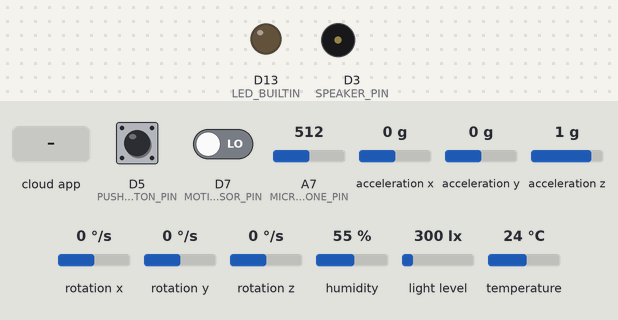
This sketch was run on a simulated Arduino Nano 33 IoT. On the bench: output pins drawn as LEDs (lit = HIGH), buzzer (waves = sounding). The test bench sets the inputs (shaded band); at power-on: D5 (PUSH_BUTTON_PIN) HIGH, D7 (MOTION_SENSOR_PIN) LOW, A7 (MICROPHONE_PIN) = 512, acceleration x 0 g, acceleration y 0 g, acceleration z 1 g, rotation x 0 °/s, rotation y 0 °/s, rotation z 0 °/s, humidity 55 %, light level 300 lx, temperature 24 °C. WiFi joins after 1.5 s; servers stay silent unless stated; what the sketch prints to the serial monitor is not drawn.

Above: at 12.7 s.
12.8 s: the phone or cloud app sets alarm to 1
At 17.9 s:
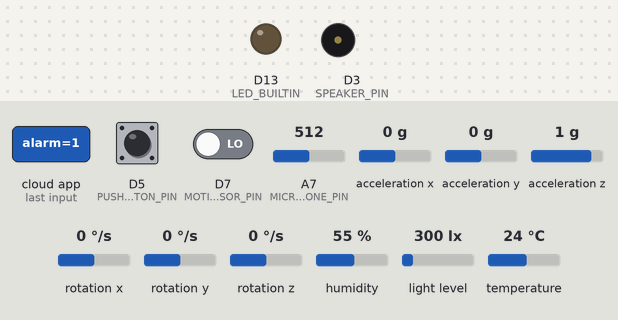
18.0 s: the phone or cloud app sets alarm to 0
At 18.9 s:
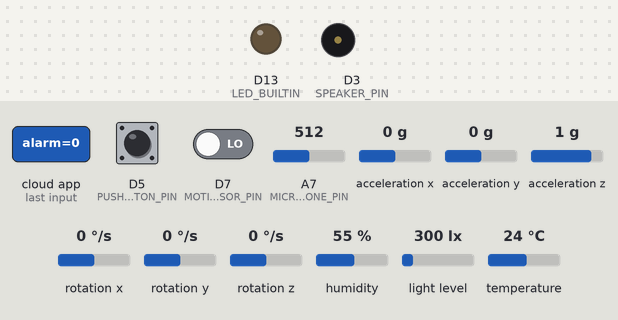
Timing chart, 0 to 21.0 s (numbered marks = the images above; inputs shaded):
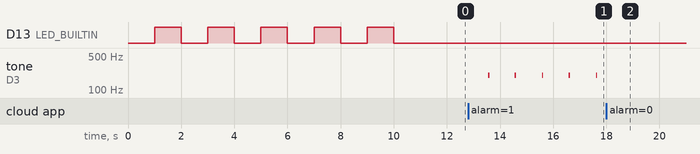

The sketch:

arduinoCloudConnection.ino
```cpp
#include <TaskScheduler.h>

#include "tasks.h"
#include "thingProperties.h"

#define PERIOD_TEMP_HUMID_SENSOR_MS   1000
#define PERIOD_ILLUMINANCE_SENSOR_MS  500
#define PERIOD_MOTION_SENSOR_MS       5000
#define PERIOD_MICROPHONE_MS          100
#define PERIOD_IMU_SENSOR_MS          100
#define PERIOD_PUSH_BUTTON_MS         500
#define PERIOD_LED_MS                 5000
#define PERIOD_SPEAKER_MS             5000

HWPlatform hwPlatform;
Scheduler scheduler;

Task taskTempHumidSensor(PERIOD_TEMP_HUMID_SENSOR_MS, TASK_FOREVER, &taskTempHumidSensorCallback, &scheduler, true);
Task taskIlluminanceSensor(PERIOD_ILLUMINANCE_SENSOR_MS, TASK_FOREVER, &taskIlluminanceSensorCallback, &scheduler, true);
Task taskMotionSensor(PERIOD_MOTION_SENSOR_MS, TASK_FOREVER, &taskMotionSensorCallback, &scheduler, true);
Task taskMicrophone(PERIOD_MICROPHONE_MS, TASK_FOREVER, &taskMicrophoneCallback, &scheduler, true);
Task taskIMUSensor(PERIOD_IMU_SENSOR_MS, TASK_FOREVER, &taskIMUSensorCallback, &scheduler, true);
Task taskPushButton(PERIOD_PUSH_BUTTON_MS, TASK_FOREVER, &taskPushButtonCallback, &scheduler, true);

void setup()
{
  // Initialize the Hardware Platform
  hwPlatform.begin();

  // Initialize the Arduino Cloud connection
  initProperties();

  ArduinoCloud.begin(ArduinoIoTPreferredConnection);

  setDebugMessageLevel(4);
  ArduinoCloud.printDebugInfo();

  while (!ArduinoCloud.connected())
  {
    ArduinoCloud.update();
    delay(500);
  }
}

void loop()
{
  // Update Arduino Cloud
  ArduinoCloud.update();

  // Execute the ready tasks
  scheduler.execute();

  // React to the changes of the IoT Cloud variables
  if (alarm)
  {
    hwPlatform.playTone(200, 50);
  }
  delay(1000);
}
```

arduino_secrets.h
```cpp
#define SECRET_SSID "Shreddielandia"
#define SECRET_PASS "#SvickovaIsTheBest2020"

//#define SECRET_SSID "Paczkarnia_2.4"
//#define SECRET_PASS "MisiuPaczek11"
```

hwPlatform.cpp
```cpp
/*
 * The definition of the HWPlatform class used for interfacing with the hardware components (i.e. sensors and actuators)
 */

#include "hwPlatform.h"

// Constructor with no arguments (initializes the needed sensor objects and sets the needed pins)
HWPlatform::HWPlatform():tempHumidSensor(TEMP_HUMID_SENSOR_PIN, TEMP_HUMID_SENSOR_TYPE), pushButton(PUSH_BUTTON_PIN)
{
  pinMode(LED_BUILTIN, OUTPUT);
  pinMode(MOTION_SENSOR_PIN, INPUT);
  pinMode(SPEAKER_PIN, OUTPUT);
}

// Start the modules which need to be started (e.g. serial communication, sensors)
int HWPlatform::begin()
{
  Serial.begin(9600);

  tempHumidSensor.begin();

  bool flagValidLightSensor = lightSensor.begin(BH1750_TO_GROUND);
  if (!flagValidLightSensor)
  {
    Serial.println("Light sensor failed to initialize");
  }
  lightSensor.calibrateTiming();

  Serial.println("Calibrating the motion sensor... ");
  for (int numSec = 0; numSec < MOTION_SENSOR_CALIBR_TIME_SEC; numSec++)
  {
    delay(1000);
    Serial.println(String(numSec + 1) + " sec. out of " + String(MOTION_SENSOR_CALIBR_TIME_SEC) + " sec. passed");
    this->toggleBuiltInLED();
  }
  Serial.println("Calibration of the motion sensor done!");

  bool flagValidIMU = IMU.begin();
  if (!flagValidIMU)
  {
    Serial.println("IMU sensor failed to initialize!");
  }

  return 0;
}

void HWPlatform::toggleBuiltInLED()
{
  digitalWrite(LED_BUILTIN, !digitalRead(LED_BUILTIN));
}

// Get the temperature in Celsius degrees
float HWPlatform::getTemperature()
{
  return tempHumidSensor.readTemperature();
}

// Get the humidity in %
float HWPlatform::getHumidity()
{
  return tempHumidSensor.readHumidity();
}

// Get the heat index in Celsius degrees
float HWPlatform::getHeatIndex()
{
  float temp = tempHumidSensor.readTemperature();
  float humid = tempHumidSensor.readHumidity();
  return tempHumidSensor.computeHeatIndex(temp, humid, false);
}

// Get the state of the push button (0 = state change from released to pressed, 1 = state change from pressed to release, 2 = otherwise)
unsigned char HWPlatform::getPushButtonStatus()
{
  if (pushButton.getSingleDebouncedPress())
  {
    return 0;
  }

  if (pushButton.getSingleDebouncedRelease())
  {
    return 1;
  }

  return 2;
}

// Get the illuminance in lux
float HWPlatform::getIlluminance()
{
  lightSensor.start();
  return lightSensor.getLux();
}

// Get the motion status (TRUE = motion detected, FALSE = no motion detected)
bool HWPlatform::getMotionStatus()
{
  return digitalRead(MOTION_SENSOR_PIN);
}

// Get the sound level (as returned by the ADC, containing the DC bias from the amplifier)
int HWPlatform::getSoundLevel()
{
  return analogRead(MICROPHONE_PIN);
}

// Play a tone on a specific frequency in Hertz and for a specific duration in milliseconds
void HWPlatform::playTone(unsigned int frequencyHz, unsigned long durationMs)
{
  tone(SPEAKER_PIN, frequencyHz, durationMs);
}

// Get the acceleration for each axis in G
void HWPlatform::getAcceleration(float& x, float& y, float& z)
{
  IMU.readAcceleration(x, y, z);
}

// Get the angular velocity for each axis in degrees/second
void HWPlatform::getAngularVelocity(float& x, float& y, float& z)
{
  IMU.readGyroscope(x, y, z);
}
```

hwPlatform.h
```cpp
/*
 * The declaration of the HWPlatform class used for interfacing with the hardware components (i.e. sensors and actuators)
 */

#ifndef HWPLATFORM_H
#define HWPLATFORM_H

// Libraries
#include <Arduino.h>

#include "DHT.h"
#include "Pushbutton.h"
#include "hp_BH1750.h"
#include "Arduino_LSM6DS3.h"

// Defines
#define TEMP_HUMID_SENSOR_PIN           8
#define MOTION_SENSOR_PIN               7
#define PUSH_BUTTON_PIN                 5
#define SPEAKER_PIN                     3
#define MICROPHONE_PIN                  A7

#define TEMP_HUMID_SENSOR_TYPE          DHT11
#define MOTION_SENSOR_CALIBR_TIME_SEC   10

// HWPlatform class declaration
class HWPlatform
{
  // Members
  private:
    DHT tempHumidSensor;
    Pushbutton pushButton;
    hp_BH1750 lightSensor;

  // Methods
  public:
    // Constructor with no arguments (initializes the needed sensor objects and sets the needed pins)
    HWPlatform();
    // Start the modules which need to be started (e.g. serial communication, sensors)
    int begin();
    // Toggle the built-in LED
    void toggleBuiltInLED();
    // Get the temperature in Celsius degrees
    float getTemperature();
    // Get the humidity in %
    float getHumidity();
    // Get the heat index in Celsius degrees
    float getHeatIndex();
    // Get the state of the push button (0 = state change from released to pressed, 1 = state change from pressed to release, 2 = otherwise)
    unsigned char getPushButtonStatus();
    // Get the illuminance in lux
    float getIlluminance();
    // Get the motion status (TRUE = motion detected, FALSE = no motion detected)
    bool getMotionStatus();
    // Get the sound level (as returned by the ADC, containing the DC bias from the amplifier)
    int getSoundLevel();
    // Play a tone on a specific frequency in Hertz and for a specific duration in milliseconds
    void playTone(unsigned int frequencyHz, unsigned long durationMs);
    // Get the acceleration for each axis in G
    void getAcceleration(float& x, float& y, float& z);
    // Get the angular velocity for each axis in degrees/second
    void getAngularVelocity(float& x, float& y, float& z);
};

#endif
```

tasks.cpp
```cpp
/*
 * The definition of the tasks callback functions for all the sensors
 */

#include "tasks.h"

CloudTemperatureSensor temperature;
CloudRelativeHumidity humidity;
CloudIlluminance illuminance;
int sound;
CloudMotionSensor motionAround;
CloudMotionSensor motionItselfLinear;
CloudMotionSensor motionItselfAngular;
bool buttonPress;
bool alarm;
String message;

void taskTempHumidSensorCallback()
{
  temperature = hwPlatform.getTemperature();
  humidity = hwPlatform.getHumidity();
}

void taskIlluminanceSensorCallback()
{
  illuminance = hwPlatform.getIlluminance();
}

void taskMotionSensorCallback()
{
  motionAround = hwPlatform.getMotionStatus();
}

void taskMicrophoneCallback()
{
  sound = hwPlatform.getSoundLevel();
}

void taskIMUSensorCallback()
{
  static float aXOld, aYOld, aZOld;
  float aXNew, aYNew, aZNew;
  hwPlatform.getAcceleration(aXNew, aYNew, aZNew);
  bool motionItselfLinearCurrent = false;
  if (abs(aXNew - aXOld) > ACC_THRESHOLD || abs(aYNew - aYOld) > ACC_THRESHOLD || abs(aZNew - aZOld) > ACC_THRESHOLD)
  {
    motionItselfLinearCurrent = true;
  }
  motionItselfLinear = motionItselfLinearCurrent;
  aXOld = aXNew;
  aYOld = aYNew;
  aZOld = aZNew;

  static float omegaXOld, omegaYOld, omegaZOld;
  float omegaXNew, omegaYNew, omegaZNew;
  hwPlatform.getAngularVelocity(omegaXNew, omegaYNew, omegaZNew);
  bool motionItselfAngularCurrent = false;
  if (abs(omegaXNew - omegaXOld) > ANG_VEL_THRESHOLD || abs(omegaYNew - omegaYOld) > ANG_VEL_THRESHOLD || abs(omegaZNew - omegaZOld) > ANG_VEL_THRESHOLD)
  {
    motionItselfAngularCurrent = true;
  }
  motionItselfAngular = motionItselfAngularCurrent;
  omegaXOld = omegaXNew;
  omegaYOld = omegaYNew;
  omegaZOld = omegaZNew;
}

void taskPushButtonCallback()
{
  unsigned char pushButtonStatus = hwPlatform.getPushButtonStatus();
  if (pushButtonStatus == 0)
  {
    buttonPress = true;
  }
  else if (pushButtonStatus == 1)
  {
    buttonPress = false;
  }
}
```

tasks.h
```cpp
/*
 * The declaration of the tasks callback functions for all the sensors
 */

#ifndef TASKS_H
#define TASKS_H

#include "hwPlatform.h"
#include "thingProperties.h"

#define ACC_THRESHOLD 0.01 // G
#define ANG_VEL_THRESHOLD 0.2 // deg/sec

extern HWPlatform hwPlatform;

void taskTempHumidSensorCallback();
void taskIlluminanceSensorCallback();
void taskMotionSensorCallback();
void taskMicrophoneCallback();
void taskIMUSensorCallback();
void taskPushButtonCallback();

#endif
```

thingProperties.cpp
```cpp
#include "thingProperties.h"

WiFiConnectionHandler ArduinoIoTPreferredConnection(SSID, PASS);

void onAlarmChange()
{
}

void onMessageChange()
{
  if (message == "status")
  {
    message = "I Am Alive!";
  }
  else
  {
    message = "Unknown command :(";
  }
}

void initProperties()
{
  ArduinoCloud.setThingId(THING_ID);
  ArduinoCloud.addProperty(temperature, READ, ON_CHANGE, NULL, 1);
  ArduinoCloud.addProperty(humidity, READ, ON_CHANGE, NULL, 1);
  ArduinoCloud.addProperty(illuminance, READ, ON_CHANGE, NULL, 1);
  ArduinoCloud.addProperty(sound, READ, ON_CHANGE, NULL, 1);
  ArduinoCloud.addProperty(motionAround, READ, ON_CHANGE, NULL, 1);
  ArduinoCloud.addProperty(motionItselfLinear, READ, ON_CHANGE, NULL, 1);
  ArduinoCloud.addProperty(motionItselfAngular, READ, ON_CHANGE, NULL, 1);
  ArduinoCloud.addProperty(buttonPress, READ, ON_CHANGE, NULL);
  ArduinoCloud.addProperty(alarm, READWRITE, ON_CHANGE, onAlarmChange);
  ArduinoCloud.addProperty(message, READWRITE, ON_CHANGE, onMessageChange);
}
```

thingProperties.h
```cpp
#ifndef THINGPROPERTIES_H
#define THINGPROPERTIES_H

#include <ArduinoIoTCloud.h>
#include <Arduino_ConnectionHandler.h>
#include "arduino_secrets.h"

const char THING_ID[] = "ce33e3b4-ebef-40e5-b5fa-a32633a19716";
const char SSID[]     = SECRET_SSID;    // Network SSID (name)
const char PASS[]     = SECRET_PASS;    // Network password (use for WPA, or use as key for WEP)

void onAlarmChange();
void onMessageChange();

extern CloudTemperatureSensor temperature;
extern CloudRelativeHumidity humidity;
extern CloudIlluminance illuminance;
extern int sound;
extern CloudMotionSensor motionAround;
extern CloudMotionSensor motionItselfLinear;
extern CloudMotionSensor motionItselfAngular;
extern bool buttonPress;
extern bool alarm;
extern String message;

void initProperties();

extern WiFiConnectionHandler ArduinoIoTPreferredConnection;

#endif
```

Measured:
- after the input at 12.8 s, tone on D3 (SPEAKER_PIN): alternates 200 Hz for 0.05 s and silent for 0.96 s, starting after 0.76 s
- after the input at 18.0 s, tone on D3 (SPEAKER_PIN): stops changing and stays silent
